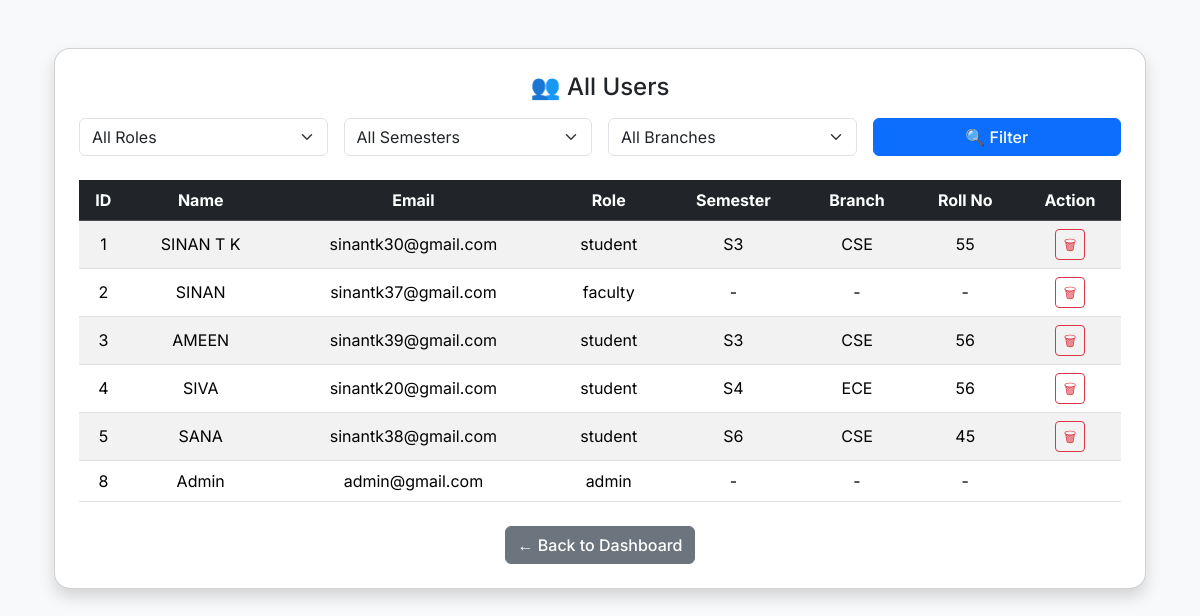
The app's page /admin/users (signed in), older data.
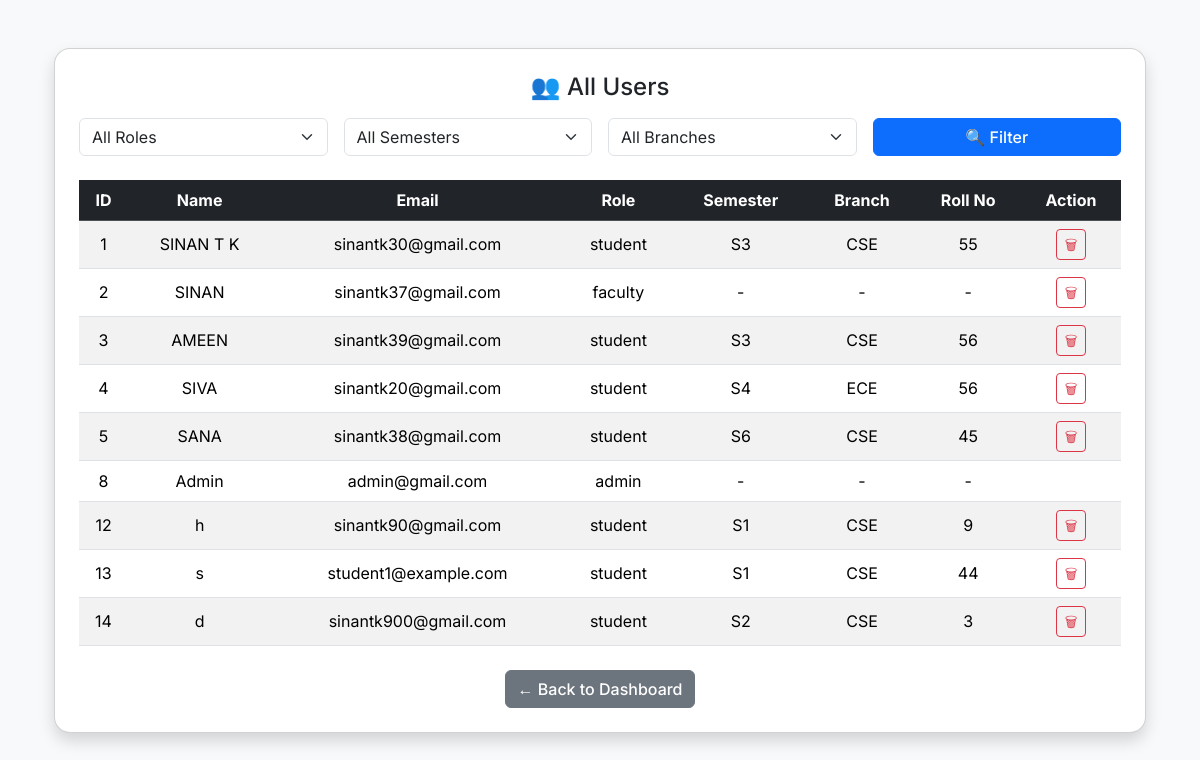
The same page, newer data.
### tables this page shows
CREATE TABLE users (
                id INTEGER PRIMARY KEY AUTOINCREMENT,
                name TEXT,
                email TEXT UNIQUE,
                password TEXT,
                role TEXT,
                semester TEXT,
                branch TEXT,
                roll_number TEXT
            );

### app.py (the view, shortened to what this page needs)
@app.route('/admin/users', methods=['GET', 'POST'])
def admin_users():
    if not is_admin(): abort(403)
    db = get_db()
    filters = {}
    query = "SELECT * FROM users WHERE 1=1"
    params = []
    users = db.execute(query, params).fetchall()
    return render_template("admin_users.html", users=users, filters=filters)

### app.py (called while the page is built)
def get_db():
    conn = sqlite3.connect('database.db', timeout=10, check_same_thread=False)
    conn.row_factory = sqlite3.Row
    return conn

@app.after_request
def add_cache_control(response):
    response.headers['Cache-Control'] = 'no-store'
    return response

def is_admin():
    return session.get('role') == 'admin'

### templates/admin_users.html (shortened to what this page needs)
{% extends 'base.html' %}
{% block content %}
<div class="container py-4">
  <div class="card shadow p-4">
    <h4 class="text-center mb-3">👥 All Users</h4>
    <div class="table-responsive"><form method="POST" class="row g-3 mb-4">
  <div class="col-md-3">
    <select name="role" class="form-select">
      <option value="">All Roles</option>
    </select>
  </div>
  <div class="col-md-3">
  <select name="semester" class="form-select">
    <option value="">All Semesters</option>
  </select>
</div>
<div class="col-md-3">
  <select name="branch" class="form-select">
    <option value="">All Branches</option>
  </select>
</div>
  <div class="col-md-3 text-end">
    <button type="submit" class="btn btn-primary w-100">🔍 Filter</button>
  </div>
</form>
      <table class="table table-striped align-middle text-center">
        <thead class="table-dark">
          <tr>
            <th>ID</th><th>Name</th><th>Email</th><th>Role</th><th>Semester</th><th>Branch</th><th>Roll No</th><th>Action</th>
          </tr>
        </thead>
        <tbody>
          {% for u in users %}
          <tr>
            <td>{{ u.id }}</td>
            <td>{{ u.name }}</td>
            <td>{{ u.email }}</td>
            <td>{{ u.role }}</td>
            <td>{{ u.semester or '-' }}</td>
            <td>{{ u.branch or '-' }}</td>
            <td>{{ u.roll_number or '-' }}</td>
            <td>
              {% if u.role != 'admin' %}
              <form method="POST" action="{{ url_for('delete_user', user_id=u.id) }}" onsubmit="return confirm('Delete this user?');">
                <button class="btn btn-sm btn-outline-danger">🗑</button>
              </form>
              {% endif %}
            </td>
          </tr>
          {% endfor %}
        </tbody>
      </table><div class="text-center mt-4">
      <a href="{{ url_for('admin_dashboard') }}" class="btn btn-secondary">← Back to Dashboard</a>
    </div>
  </div>
</div>
{% endblock %}

### templates/base.html (shortened to what this page needs)
<!DOCTYPE html>
<html lang="en">
<head>
  <link href="https://cdn.jsdelivr.net/npm/bootstrap@5.3.3/dist/css/bootstrap.min.css" rel="stylesheet">
</head>
<body>
 <div class="container py-4 d-flex d-md-block justify-content-center" style="min-height: 100vh;">
  {% block content %}{% endblock %}
</div>
</body>
</html>

### templates/base.html (style rules this page uses)
body { font-family: 'Inter', sans-serif; background-color: #f8f9fa; }
.card { border-radius: 1rem; }
.btn { font-weight: 500; }

Row changes from the older to the newer data that the page shows:
added users: id "12", name "h", email "sinantk90@gmail.com", role "student", semester "S1", branch "CSE", roll_number "9"
added users: id "13", name "s", email "student1@example.com", role "student", semester "S1", branch "CSE", roll_number "44"
added users: id "14", name "d", email "sinantk900@gmail.com", role "student", semester "S2", branch "CSE", roll_number "3"
